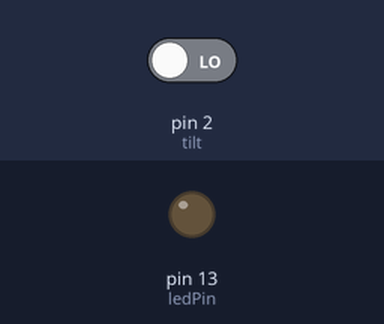
Bench run of a sketch on a simulated Arduino Uno, built with avr-gcc and run on an emulated ATmega328P. Shown: output pins drawn as LEDs (lit = HIGH). The inputs (shaded band) are chosen by the test bench; at power-on: pin 2 (tilt) LOW.

Above: at 1.2 s.
1.3 s: pin 2 (tilt) driven HIGH
At 2.5 s:
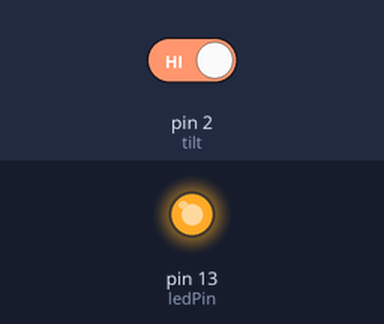
2.8 s: pin 2 (tilt) driven LOW
At 3.7 s:
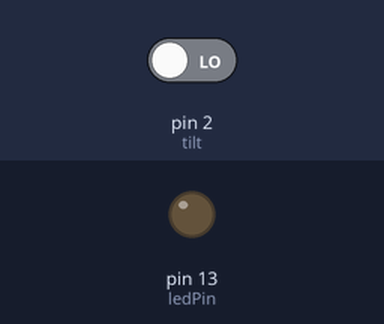
Timing chart, 0 to 5.8 s (numbered marks = the images above; inputs shaded):
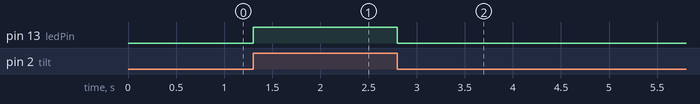

The sketch:

Lesson2-ProgrammingTiltSensor.ino
```cpp
int ledPin = 13;  //variable for the LED Pin
int tilt = 2;     //variable for the Tilt Sensor Pin

int tiltStatus = 0;  //variable for the tiltsensor status - setting the status to 0 first

void setup() {
  pinMode(ledPin, OUTPUT);  // setting pin functionality of LED to Output
  pinMode(tilt, INPUT);     // setting pin functionality of Tilt Sensor to Input
}

void loop() {
  tiltStatus = digitalRead(tilt);

  if (tiltStatus == HIGH) { //if-else statement to make the LED light up when the condition is met - Tilt reading HIGH
    digitalWrite(ledPin, HIGH);
  } else {
    digitalWrite(ledPin, LOW);
  }
  delay(50);
}
```

Measured:
- after the input at 1.3 s, pin 13 (ledPin): LOW → HIGH at once
- after the input at 2.8 s, pin 13 (ledPin): HIGH → LOW at once
